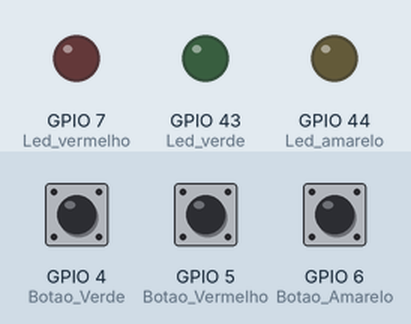
Bench run of a sketch on a simulated ESP32. Parts: output pins drawn as LEDs (lit = HIGH). The inputs (shaded band) are chosen by the test bench; at power-on: GPIO 4 (Botao_Verde) HIGH, GPIO 5 (Botao_Vermelho) HIGH, GPIO 6 (Botao_Amarelo) HIGH.

Above: at 1.2 s.
1.3 s: GPIO 4 (Botao_Verde) pulled LOW for 0.15 s
At 2.7 s:
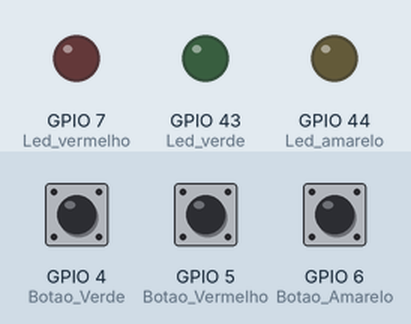
3.0 s: GPIO 5 (Botao_Vermelho) pulled LOW for 0.15 s
At 4.2 s:
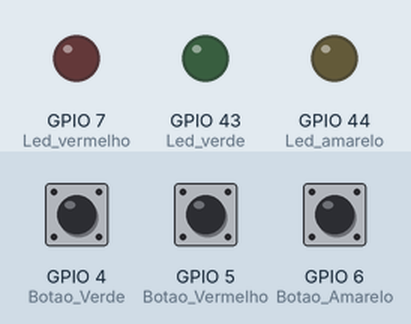
4.7 s: GPIO 6 (Botao_Amarelo) pulled LOW for 0.15 s
At 5.5 s:
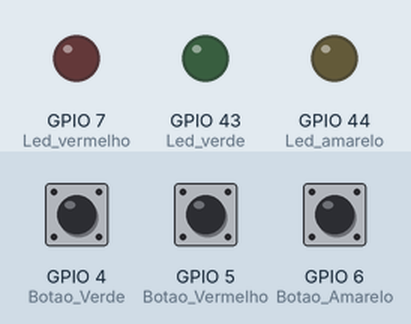
6.4 s: GPIO 6 (Botao_Amarelo) pulled LOW for 3.2 s
At 6.9 s:
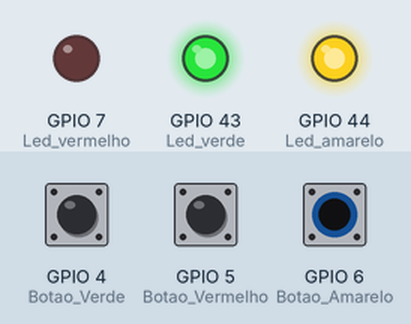
11.1 s: GPIO 4 (Botao_Verde) pulled LOW for 1 s
At 11.7 s:
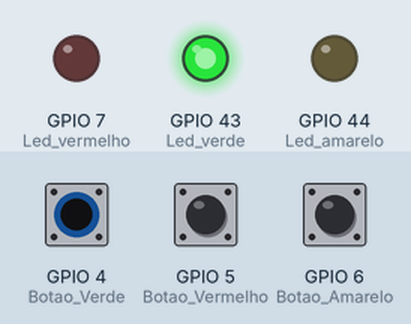
13.6 s: GPIO 4 (Botao_Verde) pulled LOW for 3.2 s
At 17.2 s:
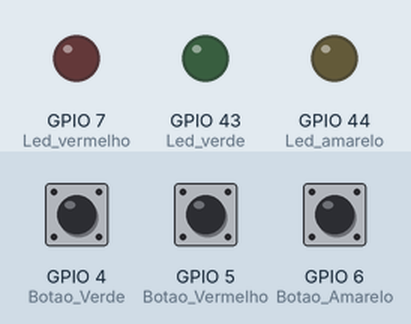
Timing chart, 0 to 18.7 s (numbered marks = the images above; inputs shaded):
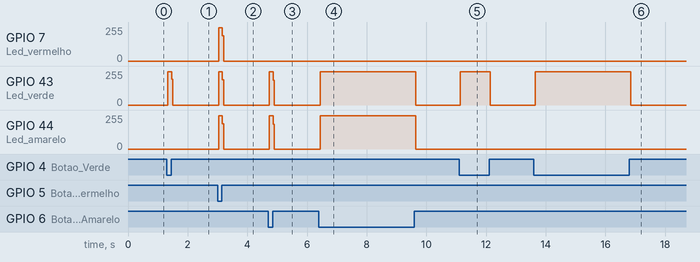

The sketch:

trabalhocurso.ino
```cpp
#define Botao_Verde     D3
#define Botao_Vermelho  D4
#define Botao_Amarelo   D5

#define Led_verde       D6
#define Led_amarelo     D7
#define Led_vermelho    D8

void setup() {

  // ===== LEDs =====

  pinMode(Led_verde, OUTPUT);
  pinMode(Led_amarelo, OUTPUT);
  pinMode(Led_vermelho, OUTPUT);

  // ===== BOTÕES =====
  pinMode(Botao_Verde, INPUT_PULLUP);
  pinMode(Botao_Amarelo, INPUT_PULLUP);
  pinMode(Botao_Vermelho, INPUT_PULLUP);
}

void loop() {

  // ===== LEITURA DOS BOTÕES =====
  int bVerde     = digitalRead(Botao_Verde);
  int bAmarelo   = digitalRead(Botao_Amarelo);
  int bVermelho  = digitalRead(Botao_Vermelho);

  // ===== RESET DOS LEDs =====
  digitalWrite(Led_verde, LOW);
  digitalWrite(Led_amarelo, LOW);
  digitalWrite(Led_vermelho, LOW);

  // ===== LÓGICA =====

  // Botão Verde → LED verde
  if (bVerde == LOW) {
    digitalWrite(Led_verde, HIGH);
  }

  // Botão Amarelo → Verde + Amarelo
  if (bAmarelo == LOW) {
    digitalWrite(Led_verde, HIGH);
    digitalWrite(Led_amarelo, HIGH);
  }

  // Botão Vermelho → Todos os LEDs
  if (bVermelho == LOW) {
    digitalWrite(Led_verde, HIGH);
    digitalWrite(Led_amarelo, HIGH);
    digitalWrite(Led_vermelho, HIGH);
  }
}
```

Measured:
- after the input at 1.3 s, GPIO 43 (Led_verde): 0/255 → 250/255 at once, → 0/255 0.12 s later
- after the input at 3.0 s, GPIO 7 (Led_vermelho), GPIO 43 (Led_verde), GPIO 44 (Led_amarelo): 0/255 → 250/255 at once, → 0/255 0.12 s later
- after the input at 4.7 s, GPIO 43 (Led_verde), GPIO 44 (Led_amarelo): 0/255 → 250/255 at once, → 0/255 0.12 s later
- after the input at 6.4 s, GPIO 43 (Led_verde), GPIO 44 (Led_amarelo): 0/255 → 250/255 at once, → 0/255 3.2 s later
- after the input at 11.1 s, GPIO 43 (Led_verde): 0/255 → 250/255 at once, → 0/255 1.0 s later
- after the input at 13.6 s, GPIO 43 (Led_verde): 0/255 → 250/255 at once, → 0/255 3.2 s later
